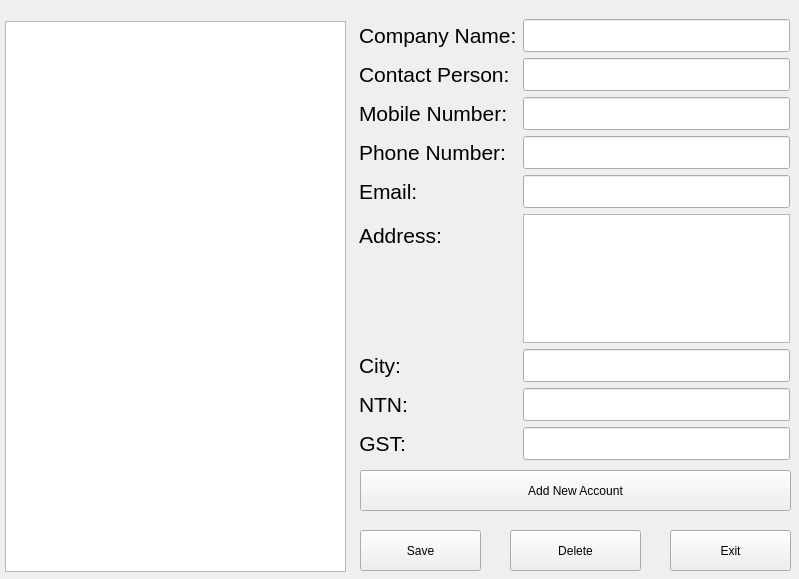
<?xml version="1.0" encoding="UTF-8"?>
<ui version="4.0">
 <class>AccountWindow</class>
 <widget class="QMainWindow" name="AccountWindow">
  <property name="geometry">
   <rect>
    <x>0</x>
    <y>0</y>
    <width>799</width>
    <height>579</height>
   </rect>
  </property>
  <property name="windowTitle">
   <string>Chart of Accounts</string>
  </property>
  <widget class="QWidget" name="centralwidget">
   <widget class="QWidget" name="formLayoutWidget">
    <property name="geometry">
     <rect>
      <x>359</x>
      <y>19</y>
      <width>431</width>
      <height>441</height>
     </rect>
    </property>
    <layout class="QFormLayout" name="formLayout">
     <item row="0" column="0">
      <widget class="QLabel" name="label">
       <property name="font">
        <font>
         <pointsize>16</pointsize>
        </font>
       </property>
       <property name="text">
        <string>Company Name:</string>
       </property>
      </widget>
     </item>
     <item row="0" column="1">
      <widget class="QLineEdit" name="txtCompanyName">
       <property name="font">
        <font>
         <pointsize>16</pointsize>
        </font>
       </property>
      </widget>
     </item>
     <item row="1" column="0">
      <widget class="QLabel" name="label_2">
       <property name="font">
        <font>
         <pointsize>16</pointsize>
        </font>
       </property>
       <property name="text">
        <string>Contact Person:</string>
       </property>
      </widget>
     </item>
     <item row="1" column="1">
      <widget class="QLineEdit" name="txtContactPerson">
       <property name="font">
        <font>
         <pointsize>16</pointsize>
        </font>
       </property>
      </widget>
     </item>
     <item row="2" column="0">
      <widget class="QLabel" name="label_3">
       <property name="font">
        <font>
         <pointsize>16</pointsize>
        </font>
       </property>
       <property name="text">
        <string>Mobile Number:</string>
       </property>
      </widget>
     </item>
     <item row="2" column="1">
      <widget class="QLineEdit" name="txtMobile">
       <property name="font">
        <font>
         <pointsize>16</pointsize>
        </font>
       </property>
      </widget>
     </item>
     <item row="3" column="0">
      <widget class="QLabel" name="label_4">
       <property name="font">
        <font>
         <pointsize>16</pointsize>
        </font>
       </property>
       <property name="text">
        <string>Phone Number:</string>
       </property>
      </widget>
     </item>
     <item row="3" column="1">
      <widget class="QLineEdit" name="txtPhone">
       <property name="font">
        <font>
         <pointsize>16</pointsize>
        </font>
       </property>
      </widget>
     </item>
     <item row="4" column="0">
      <widget class="QLabel" name="label_5">
       <property name="font">
        <font>
         <pointsize>16</pointsize>
        </font>
       </property>
       <property name="text">
        <string>Email:</string>
       </property>
      </widget>
     </item>
     <item row="4" column="1">
      <widget class="QLineEdit" name="txtEmail">
       <property name="font">
        <font>
         <pointsize>16</pointsize>
        </font>
       </property>
      </widget>
     </item>
     <item row="5" column="0">
      <widget class="QLabel" name="label_6">
       <property name="font">
        <font>
         <pointsize>16</pointsize>
        </font>
       </property>
       <property name="text">
        <string>Address:</string>
       </property>
      </widget>
     </item>
     <item row="6" column="0">
      <widget class="QLabel" name="label_7">
       <property name="font">
        <font>
         <pointsize>16</pointsize>
        </font>
       </property>
       <property name="text">
        <string>City:</string>
       </property>
      </widget>
     </item>
     <item row="6" column="1">
      <widget class="QLineEdit" name="txtCity">
       <property name="font">
        <font>
         <pointsize>16</pointsize>
        </font>
       </property>
      </widget>
     </item>
     <item row="7" column="0">
      <widget class="QLabel" name="label_8">
       <property name="font">
        <font>
         <pointsize>16</pointsize>
        </font>
       </property>
       <property name="text">
        <string>NTN:</string>
       </property>
      </widget>
     </item>
     <item row="7" column="1">
      <widget class="QLineEdit" name="txtNTN">
       <property name="font">
        <font>
         <pointsize>16</pointsize>
        </font>
       </property>
      </widget>
     </item>
     <item row="8" column="0">
      <widget class="QLabel" name="label_9">
       <property name="font">
        <font>
         <pointsize>16</pointsize>
        </font>
       </property>
       <property name="text">
        <string>GST:</string>
       </property>
       <property name="alignment">
        <set>Qt::AlignRight|Qt::AlignTrailing|Qt::AlignVCenter</set>
       </property>
      </widget>
     </item>
     <item row="8" column="1">
      <widget class="QLineEdit" name="txtGST">
       <property name="font">
        <font>
         <pointsize>16</pointsize>
        </font>
       </property>
      </widget>
     </item>
     <item row="5" column="1">
      <widget class="QTextEdit" name="txtAddress"/>
     </item>
    </layout>
   </widget>
   <widget class="QPushButton" name="btnSave">
    <property name="geometry">
     <rect>
      <x>360</x>
      <y>530</y>
      <width>121</width>
      <height>41</height>
     </rect>
    </property>
    <property name="text">
     <string>Save</string>
    </property>
   </widget>
   <widget class="QPushButton" name="btnExit">
    <property name="geometry">
     <rect>
      <x>670</x>
      <y>530</y>
      <width>121</width>
      <height>41</height>
     </rect>
    </property>
    <property name="text">
     <string>Exit</string>
    </property>
   </widget>
   <widget class="QPushButton" name="btnDelete">
    <property name="geometry">
     <rect>
      <x>510</x>
      <y>530</y>
      <width>131</width>
      <height>41</height>
     </rect>
    </property>
    <property name="text">
     <string>Delete</string>
    </property>
   </widget>
   <widget class="QPushButton" name="btnNew">
    <property name="geometry">
     <rect>
      <x>360</x>
      <y>470</y>
      <width>431</width>
      <height>41</height>
     </rect>
    </property>
    <property name="text">
     <string>Add New Account</string>
    </property>
   </widget>
   <widget class="QListWidget" name="listView">
    <property name="geometry">
     <rect>
      <x>5</x>
      <y>21</y>
      <width>341</width>
      <height>551</height>
     </rect>
    </property>
   </widget>
  </widget>
 </widget>
 <resources/>
 <connections/>
</ui>
